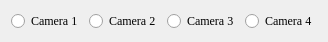
   <widget class="QWidget" name="layoutWidget">
    <property name="geometry">
     <rect>
      <x>270</x>
      <y>550</y>
      <width>323</width>
      <height>21</height>
     </rect>
    </property>
    <layout class="QHBoxLayout" name="horizontalLayout_2" stretch="20,0,0,0">
     <item>
      <widget class="QRadioButton" name="cam_1">
       <property name="font">
        <font>
         <family>Times New Roman</family>
        </font>
       </property>
       <property name="text">
        <string>Camera 1</string>
       </property>
      </widget>
     </item>
     <item>
      <widget class="QRadioButton" name="cam_2">
       <property name="font">
        <font>
         <family>Times New Roman</family>
        </font>
       </property>
       <property name="text">
        <string>Camera 2</string>
       </property>
      </widget>
     </item>
     <item>
      <widget class="QRadioButton" name="cam_3">
       <property name="font">
        <font>
         <family>Times New Roman</family>
        </font>
       </property>
       <property name="text">
        <string>Camera 3</string>
       </property>
      </widget>
     </item>
     <item>
      <widget class="QRadioButton" name="cam_4">
       <property name="font">
        <font>
         <family>Times New Roman</family>
        </font>
       </property>
       <property name="text">
        <string>Camera 4</string>
       </property>
      </widget>
     </item>
    </layout>
   </widget>
